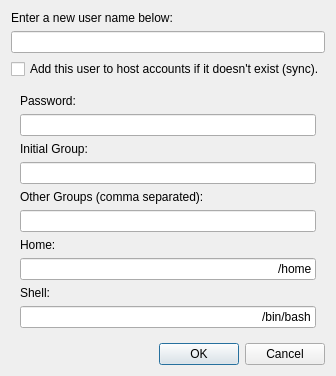
<?xml version="1.0" encoding="UTF-8"?>
<ui version="4.0">
 <class>AddUser</class>
 <widget class="QDialog" name="AddUser">
  <property name="geometry">
   <rect>
    <x>0</x>
    <y>0</y>
    <width>400</width>
    <height>342</height>
   </rect>
  </property>
  <property name="windowTitle">
   <string>Add User</string>
  </property>
  <layout class="QVBoxLayout" name="verticalLayout">
   <property name="sizeConstraint">
    <enum>QLayout::SetFixedSize</enum>
   </property>
   <item>
    <widget class="QLabel" name="descLabel">
     <property name="sizePolicy">
      <sizepolicy hsizetype="Preferred" vsizetype="Maximum">
       <horstretch>0</horstretch>
       <verstretch>0</verstretch>
      </sizepolicy>
     </property>
     <property name="text">
      <string>Enter a new user name below:</string>
     </property>
    </widget>
   </item>
   <item>
    <widget class="QLineEdit" name="nameLine"/>
   </item>
   <item>
    <widget class="QCheckBox" name="syncCheck">
     <property name="text">
      <string>Add this user to host accounts if it doesn't exist (sync).</string>
     </property>
    </widget>
   </item>
   <item>
    <widget class="QWidget" name="detailsWid" native="true">
     <property name="sizePolicy">
      <sizepolicy hsizetype="Preferred" vsizetype="Minimum">
       <horstretch>0</horstretch>
       <verstretch>0</verstretch>
      </sizepolicy>
     </property>
     <layout class="QVBoxLayout" name="verticalLayout_2">
      <item>
       <widget class="QLabel" name="pwLabel">
        <property name="sizePolicy">
         <sizepolicy hsizetype="Preferred" vsizetype="Maximum">
          <horstretch>0</horstretch>
          <verstretch>0</verstretch>
         </sizepolicy>
        </property>
        <property name="text">
         <string>Password:</string>
        </property>
       </widget>
      </item>
      <item>
       <widget class="QLineEdit" name="pwLine">
        <property name="echoMode">
         <enum>QLineEdit::Password</enum>
        </property>
       </widget>
      </item>
      <item>
       <widget class="QLabel" name="initGLabel">
        <property name="sizePolicy">
         <sizepolicy hsizetype="Preferred" vsizetype="Maximum">
          <horstretch>0</horstretch>
          <verstretch>0</verstretch>
         </sizepolicy>
        </property>
        <property name="text">
         <string>Initial Group:</string>
        </property>
       </widget>
      </item>
      <item>
       <widget class="QLineEdit" name="initGLine"/>
      </item>
      <item>
       <widget class="QLabel" name="groupsLabel">
        <property name="sizePolicy">
         <sizepolicy hsizetype="Preferred" vsizetype="Maximum">
          <horstretch>0</horstretch>
          <verstretch>0</verstretch>
         </sizepolicy>
        </property>
        <property name="text">
         <string>Other Groups (comma separated):</string>
        </property>
       </widget>
      </item>
      <item>
       <widget class="QLineEdit" name="groupsLine"/>
      </item>
      <item>
       <widget class="QLabel" name="homeLabel">
        <property name="sizePolicy">
         <sizepolicy hsizetype="Preferred" vsizetype="Maximum">
          <horstretch>0</horstretch>
          <verstretch>0</verstretch>
         </sizepolicy>
        </property>
        <property name="text">
         <string>Home:</string>
        </property>
       </widget>
      </item>
      <item>
       <widget class="QLineEdit" name="homeLine">
        <property name="text">
         <string notr="true">/home</string>
        </property>
        <property name="alignment">
         <set>Qt::AlignRight|Qt::AlignTrailing|Qt::AlignVCenter</set>
        </property>
       </widget>
      </item>
      <item>
       <widget class="QLabel" name="shellLabel">
        <property name="sizePolicy">
         <sizepolicy hsizetype="Preferred" vsizetype="Maximum">
          <horstretch>0</horstretch>
          <verstretch>0</verstretch>
         </sizepolicy>
        </property>
        <property name="text">
         <string>Shell:</string>
        </property>
       </widget>
      </item>
      <item>
       <widget class="QLineEdit" name="shellLine">
        <property name="text">
         <string notr="true">/bin/bash</string>
        </property>
        <property name="alignment">
         <set>Qt::AlignRight|Qt::AlignTrailing|Qt::AlignVCenter</set>
        </property>
       </widget>
      </item>
     </layout>
    </widget>
   </item>
   <item>
    <widget class="QDialogButtonBox" name="buttonBox">
     <property name="orientation">
      <enum>Qt::Horizontal</enum>
     </property>
     <property name="standardButtons">
      <set>QDialogButtonBox::Cancel|QDialogButtonBox::Ok</set>
     </property>
    </widget>
   </item>
  </layout>
 </widget>
 <resources/>
 <connections>
  <connection>
   <sender>buttonBox</sender>
   <signal>accepted()</signal>
   <receiver>AddUser</receiver>
   <slot>accept()</slot>
   <hints>
    <hint type="sourcelabel">
     <x>222</x>
     <y>285</y>
    </hint>
    <hint type="destinationlabel">
     <x>157</x>
     <y>274</y>
    </hint>
   </hints>
  </connection>
  <connection>
   <sender>buttonBox</sender>
   <signal>rejected()</signal>
   <receiver>AddUser</receiver>
   <slot>reject()</slot>
   <hints>
    <hint type="sourcelabel">
     <x>290</x>
     <y>291</y>
    </hint>
    <hint type="destinationlabel">
     <x>286</x>
     <y>274</y>
    </hint>
   </hints>
  </connection>
  <connection>
   <sender>syncCheck</sender>
   <signal>toggled(bool)</signal>
   <receiver>detailsWid</receiver>
   <slot>setVisible(bool)</slot>
   <hints>
    <hint type="sourcelabel">
     <x>23</x>
     <y>57</y>
    </hint>
    <hint type="destinationlabel">
     <x>12</x>
     <y>84</y>
    </hint>
   </hints>
  </connection>
 </connections>
</ui>
